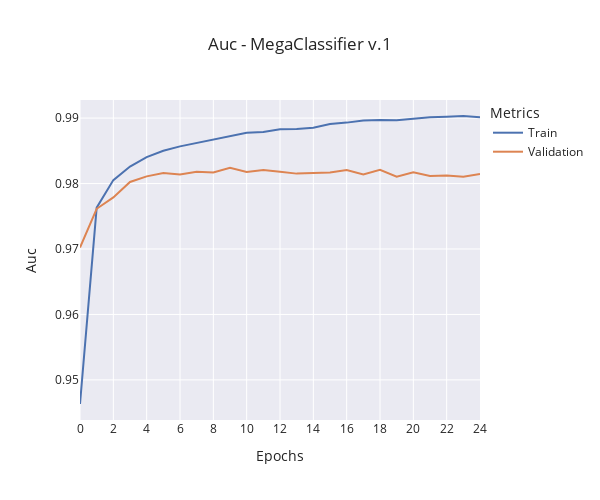

The code cell stored with this chart in its notebook:
### Code cell
window_size = 0
train_data = (
    moving_average(train_metrics["auc"], window_size)
    if window_size != 0
    else train_metrics["auc"]
)
validation_data = (
    moving_average(validation_metrics["val_auc"], window_size)
    if window_size != 0
    else validation_metrics["val_auc"]
)

fig = go.Figure()

fig.add_trace(
    go.Scatter(
        y=train_data,
        x=np.arange(len(train_data)),
        mode="lines",
        name="Train",
    )
)

fig.add_trace(
    go.Scatter(
        y=validation_data,
        x=np.arange(len(validation_data)),
        mode="lines",
        name="Validation",
    )
)

fig.update_layout(
    title=f"Auc - {model_name} {version}",
    xaxis_title="Epochs",
    yaxis_title="Auc",
    legend_title="Metrics",
    template="seaborn",
    width=600,
    height=500,
    xaxis=dict(
        tickmode="linear",
        tick0=0,
        dtick=2,
    ),
)

fig.show()
fig.write_image(f"./reports/figures/auc/{complete_name}_train.png")

### Figure 1 — Plotly figure (JSON) as saved in the notebook; plotly's stock layout.template omitted (floating-point values rounded to 4 significant figures)
{"data": [{"mode": "lines", "name": "Train", "type": "scatter", "x": [0, 1, 2, 3, 4, 5, 6, 7, 8, 9, 10, 11, 12, 13, 14, 15, 16, 17, 18, 19, 20, 21, 22, 23, 24], "y": [0.9463, 0.9763, 0.9805, 0.9826, 0.984, 0.985, 0.9857, 0.9862, 0.9867, 0.9872, 0.9877, 0.9879, 0.9883, 0.9884, 0.9885, 0.9891, 0.9893, 0.9896, 0.9897, 0.9897, 0.9899, 0.9901, 0.9902, 0.9903, 0.9901]}, {"mode": "lines", "name": "Validation", "type": "scatter", "x": [0, 1, 2, 3, 4, 5, 6, 7, 8, 9, 10, 11, 12, 13, 14, 15, 16, 17, 18, 19, 20, 21, 22, 23, 24], "y": [0.9702, 0.9761, 0.9779, 0.9802, 0.9811, 0.9816, 0.9814, 0.9818, 0.9817, 0.9824, 0.9818, 0.9821, 0.9818, 0.9815, 0.9816, 0.9817, 0.9821, 0.9814, 0.9821, 0.981, 0.9817, 0.9811, 0.9812, 0.981, 0.9815]}], "layout": {"height": 500, "legend": {"title": {"text": "Metrics"}}, "title": {"text": "Auc - MegaClassifier v.1"}, "width": 600, "xaxis": {"dtick": 2, "tick0": 0, "tickmode": "linear", "title": {"text": "Epochs"}}, "yaxis": {"title": {"text": "Auc"}}}}
